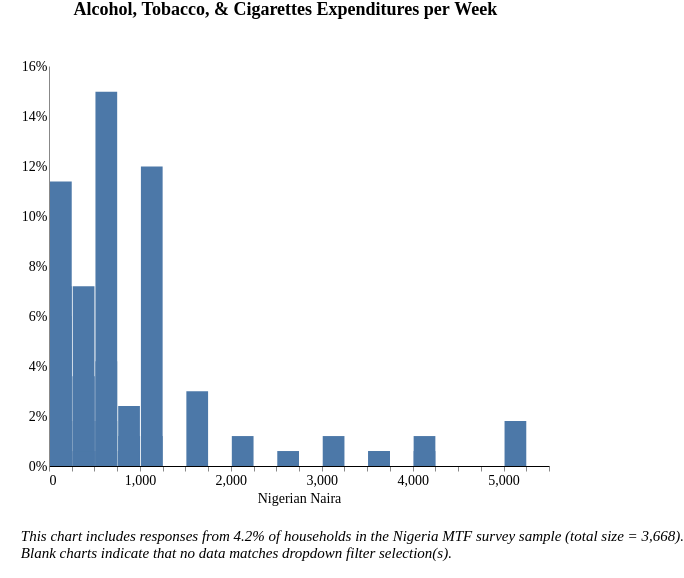

The specification (Vega-Lite) saved for this image:
### Vega-Lite specification from a JSON file in a GitHub repository (floating-point values rounded to 4 significant figures; data arrays with more than 128 entries replaced by an {"elided": "..."} marker saying what was removed)
{"width": 800, "height": 400, "config": {"title": {"fontSize": 18, "font": "Times New Roman", "anchor": "center", "fontColor": "#000000"}, "axisX": {"domain": true, "domainColor": "#000000", "grid": false, "labelFont": "Times New Roman", "labelFontSize": 14, "titleFont": "Times New Roman", "titleFontSize": 14, "titleFontWeight": "normal", "title": "X Axis Title (units)"}, "axisY": {"domain": true, "grid": false, "gridColor": "#DEDDDD", "gridWidth": 1, "labelFont": "Times New Roman", "labelFontSize": 14, "labelAngle": 0, "ticks": false, "titleFont": "Times New Roman", "titleFontSize": 14, "titleFontWeight": "normal", "titlePadding": 10, "title": "Y Axis Title (units)"}, "range": {"category": ["#2980B9", "#003366", "#FFAE19", "#D68910", "#E67E22", "#D35400", "#FF4500", "#FF6162", "#438B28", "#45B39D", "#99ADC1", "#212F3C"]}, "legend": {"labelFont": "Times New Roman", "labelFontSize": 14, "symbolType": "square", "symbolSize": 100, "titleFont": "Times New Roman", "titleFontSize": 14, "titleFontWeight": "normal", "title": "Legend", "orient": "right", "offset": 0}, "tooltip": {"font": "Open Sans"}, "view": {"stroke": "transparent", "text": {"font": "Times New Roman", "color": ["#2980B9", "#003366", "#FFAE19", "#D68910", "#E67E22", "#D35400", "#FF4500", "#FF6162", "#438B28", "#45B39D", "#99ADC1", "#212F3C"], "fontSize": 14, "align": "right", "fontWeight": 400, "size": 14}, "bar": {"size": 40, "binSpacing": 1, "continuousBandSize": 30, "discreteBandSize": 30, "fill": ["#2980B9", "#003366", "#FFAE19", "#D68910", "#E67E22", "#D35400", "#FF4500", "#FF6162", "#438B28", "#45B39D", "#99ADC1", "#212F3C"], "stroke": false}}}, "concat": [{"mark": "bar", "encoding": {"tooltip": [{"field": "l_consumption_purchased", "title": "Response (Binned)", "type": "nominal"}, {"aggregate": "sum", "field": "pct", "format": ".2%", "title": "Percentage", "type": "quantitative"}], "x": {"axis": {"title": "Nigerian Naira"}, "bin": {"extent": [0, 5500], "step": 250}, "field": "l_consumption_purchased", "scale": {"clamp": true, "domain": [0, 5500]}, "type": "quantitative"}, "y": {"aggregate": "sum", "axis": {"format": "%"}, "field": "pct", "title": "", "type": "quantitative"}}, "height": 400, "selection": {"selector039": {"type": "single", "fields": ["stove"], "bind": {"input": "select", "options": [null, "3-Stone/Open Fire Stove", "Manufactured Stove Traditional", "Koresone Stove", "LPG/Natural Gas Stove", "Electric Stove"], "labels": ["All Stove Types", "3-Stone/Open Fire Stove", "Manufactured Stove Traditional", "Koresone Stove", "LPG/Natural Gas Stove", "Electric Stove"], "name": "Primary cookstove type  "}}, "selector038": {"type": "single", "fields": ["i19a"], "bind": {"input": "select", "options": [null, "Wood purchased", "Wood collected", "Charcoal", "Kerosene", "Crop Residue/Plant Biomass", "LPG/cooking gas", "Garbage", "Electric", "Piped Natural Gas", "Charcoal Briquettes", "Coal Briquette", "Biomass Briquette", "Coal/lignite", "Other, specify"], "labels": ["All Fuel Types", "Wood purchased", "Wood collected", "Charcoal", "Kerosene", "Crop Residue/Plant Biomass", "LPG/cooking gas", "Garbage", "Electric", "Piped Natural Gas", "Charcoal Briquettes", "Coal Briquette", "Biomass Briquette", "Coal/lignite", "Other"], "name": "Primary source of cooking fuel  "}}, "selector037": {"type": "single", "fields": ["c182"], "bind": {"input": "select", "options": [null, "Dry-cell battery", "National Grid Connection", "No electricity", "Electric generator", "Other, specify", "Solar Multi-Light Product", "Solar Home System", "Solar Lantern", "Local Mini Grid connection", "Rechargeable Battery"], "labels": ["All Responses", "Dry-cell battery", "National Grid Connection", "No electricity", "Electric generator", "Other", "Solar Multi-Light Product", "Solar Home System", "Solar Lantern", "Local Mini Grid Connection", "Rechargeable Battery"], "name": "Primary source of electricity  "}}, "selector033": {"type": "single", "fields": ["locality"], "bind": {"input": "select", "options": [null, 0, 1], "labels": ["National", "Urban", "Rural"], "name": "Locality Breakdown  "}}, "selector041": {"type": "single", "fields": ["cs_aggr_tier"], "bind": {"input": "select", "options": [null, "Tier 0", "Tier 1", "Tier 2", "Tier 3", "Tier 4", "Tier 5"], "labels": ["All Tiers", "Tier 0", "Tier 1", "Tier 2", "Tier 3", "Tier 4", "Tier 5"], "name": "Cooking Tier  "}}}, "title": {"text": ["Alcohol, Tobacco, & Cigarettes Expenditures per Week"], "color": "black", "subtitleColor": "black", "offset": 40}, "transform": [{"joinaggregate": [{"op": "count", "field": "*", "as": "total"}]}, {"calculate": "1 / datum.total", "as": "pct"}, {"bin": {"maxbins": 20}, "field": "m", "as": "mbin"}, {"filter": {"selection": "selector039"}}, {"filter": {"selection": "selector038"}}, {"filter": {"selection": "selector037"}}, {"filter": {"selection": "selector033"}}, {"filter": {"selection": "selector041"}}], "width": 500}], "data": {"name": "data-df752612905e746c8b788e7a65590c14"}, "padding": {"left": 20, "right": 0, "bottom": 0, "top": 0}, "title": {"text": ["", "", "This chart includes responses from 4.2% of households in the Nigeria MTF survey sample (total size = 3,668).", "Blank charts indicate that no data matches dropdown filter selection(s).", ""], "anchor": "start", "baseline": "bottom", "font": "Times New Roman", "fontSize": 15, "fontStyle": "italic", "fontWeight": "normal", "orient": "bottom"}, "$schema": "https://vega.github.io/schema/vega-lite/v4.17.0.json", "datasets": {"data-df752612905e746c8b788e7a65590c14": {"elided": "167 records"}}}
